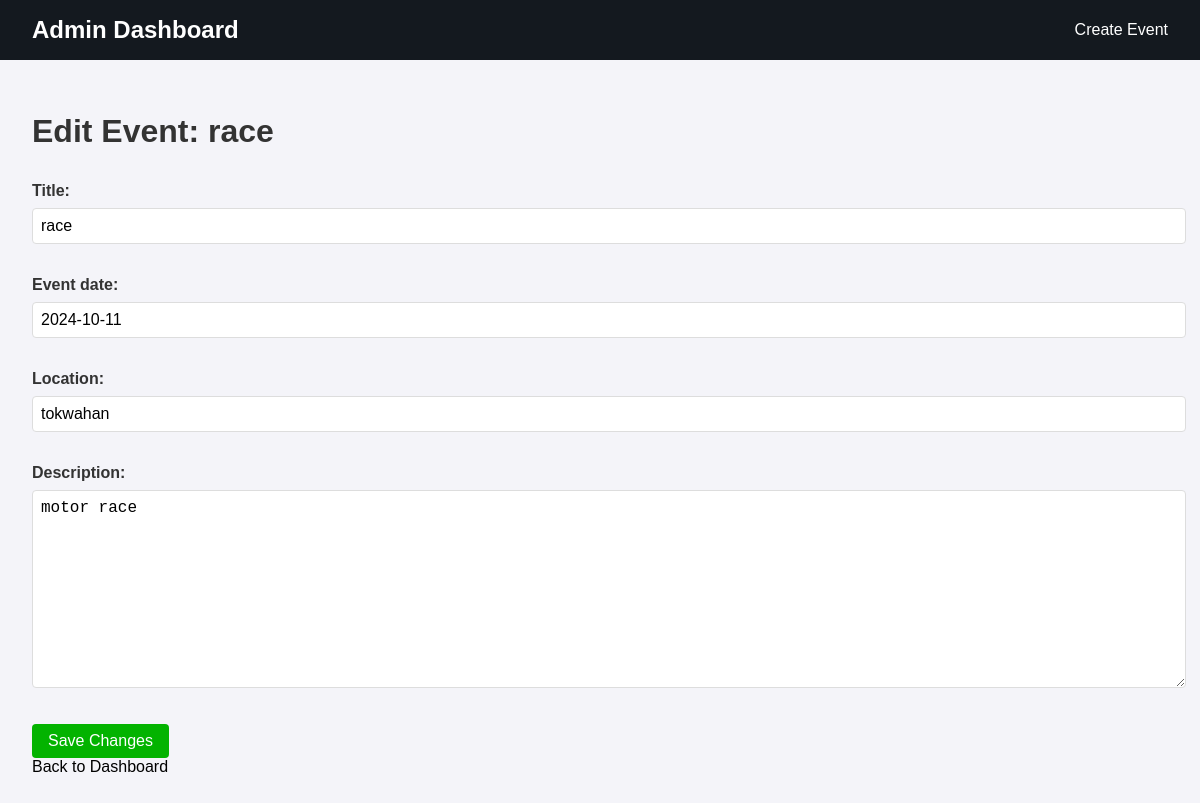
The app's page /events/3/edit/ with its own data.
### app/models.py (models this page shows, shortened)
class Event(models.Model):
    title = models.CharField(max_length=200)
    description = models.TextField()
    event_date = models.DateField()
    location = models.CharField(max_length=200)
    created_at = models.DateTimeField(auto_now_add=True)

### app/views.py (the view)
# urls.py: path('events/<int:pk>/edit/', EventEditView.as_view(), name='event_edit'),
class EventEditView(UpdateView):
    model = Event
    form_class = EventForm
    template_name = "app/admin_event_form.html"
    success_url = reverse_lazy('admin_dashboard')  # Redirect to the create page with list below

### app/forms.py
class EventForm(forms.ModelForm):
    class Meta:
        model = Event
        fields = ['title', 'event_date', 'location', 'description']

### app/templates/app/admin_event_form.html (shortened to what this page needs)
{% extends "app/admin_dashboard.html" %}
{% block content %}
    <h1>Edit Event: {{ event.title }}</h1>
    <form method="post">
        {{ form.as_p }}
        <button type="submit">Save Changes</button>
    </form>
    <a href="{% url 'admin_dashboard' %}">Back to Dashboard</a>
{% endblock %}

### static/css/admin.css (style rules this page uses)
body { margin: 0; padding: 0; font-family: Arial, sans-serif; background-color: #f4f4f9; color: #333; }
a { text-decoration: none; color: black; }
button, .btn { background-color: #03b300; color: white; padding: 0.5rem 1rem; border: none; border-radius: 4px; cursor: pointer; font-size: 1rem; transition: background-color 0.3s; }
form { margin-top: 2rem; }
form label { display: block; margin-bottom: 0.5rem; font-weight: bold; }
form input, form select, form textarea { width: 100%; padding: 0.5rem; margin-bottom: 1rem; border: 1px solid #ddd; border-radius: 4px; font-size: 1rem; }

### records on screen
Event: title "race", event_date "2024-10-11", location "tokwahan", description "motor race"
